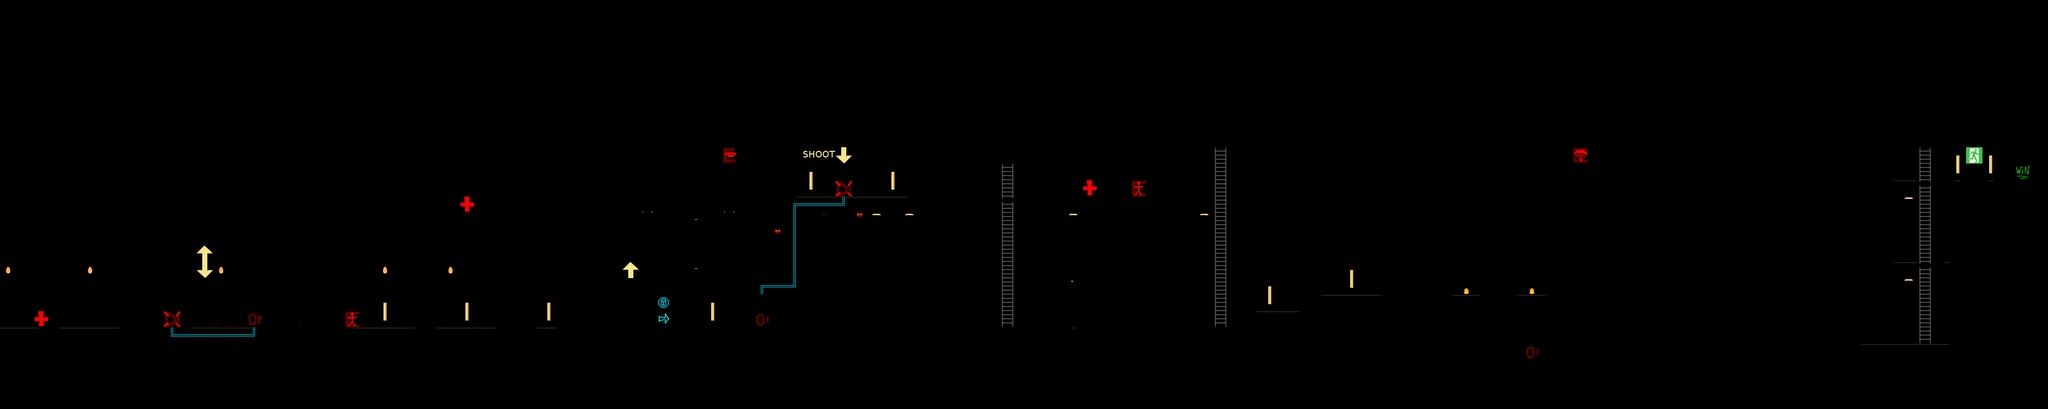

A level layout from a 2D game, rendered from its tile map. Below: a short description, then the map file with tile-grid data replaced by summaries:
An orthogonal 125x25 tile map with 32x32 px tiles, 5 tile layers (behind, collision, declayer, miscLayer, ...).

<map version="1.0" orientation="orthogonal" width="125" height="25" tilewidth="32" tileheight="32">
 <tileset firstgid="1" name="tilemapnew1" tilewidth="32" tileheight="32">
  <image source="tilemapnew1.png" trans="fe00fe" width="1024" height="1024" />
  <tile id="29">
   <properties>
    <property name="enemyspawn" value="drone" />
   </properties>
  </tile>
  <tile id="30">
   <properties>
    <property name="enemyspawn" value="paratrooper" />
   </properties>
  </tile>
  <tile id="31">
   <properties>
    <property name="enemyspawn" value="footsoldier" />
   </properties>
  </tile>
  <tile id="52">
   <properties>
    <property name="solid" value="solid" />
   </properties>
  </tile>
  <tile id="54">
   <properties>
    <property name="solid" value="solid" />
   </properties>
  </tile>
  <tile id="63">
   <properties>
    <property name="destroyable" value="1" />
   </properties>
  </tile>
  <tile id="64">
   <properties>
    <property name="solid" value="solid" />
   </properties>
  </tile>
  <tile id="87">
   <properties>
    <property name="solid" value="solid" />
   </properties>
  </tile>
  <tile id="94">
   <properties>
    <property name="item" value="health" />
   </properties>
  </tile>
  <tile id="95">
   <properties>
    <property name="door" value="1" />
   </properties>
  </tile>
  <tile id="127">
   <properties>
    <property name="destroyable" value="2" />
   </properties>
  </tile>
  <tile id="134">
   <properties>
    <property name="solid" value="" />
   </properties>
  </tile>
  <tile id="159">
   <properties>
    <property name="door" value="2" />
   </properties>
  </tile>
  <tile id="169">
   <properties>
    <property name="platform" value="" />
   </properties>
  </tile>
  <tile id="170">
   <properties>
    <property name="solid" value="" />
   </properties>
  </tile>
  <tile id="173">
   <properties>
    <property name="platform" value="platform" />
   </properties>
  </tile>
  <tile id="174">
   <properties>
    <property name="platform" value="platform" />
   </properties>
  </tile>
  <tile id="175">
   <properties>
    <property name="platform" value="platform" />
   </properties>
  </tile>
  <tile id="176">
   <properties>
    <property name="platform" value="platform" />
   </properties>
  </tile>
  <tile id="177">
   <properties>
    <property name="platform" value="platform" />
   </properties>
  </tile>
  <tile id="178">
   <properties>
    <property name="platform" value="" />
   </properties>
  </tile>
  <tile id="191">
   <properties>
    <property name="levelcomplete" value="" />
   </properties>
  </tile>
  <tile id="256">
   <properties>
    <property name="solid" value="solid" />
   </properties>
  </tile>
  <tile id="257">
   <properties>
    <property name="solid" value="solid" />
   </properties>
  </tile>
  <tile id="258">
   <properties>
    <property name="solid" value="solid" />
   </properties>
  </tile>
  <tile id="264">
   <properties>
    <property name="solid" value="solid" />
   </properties>
  </tile>
  <tile id="265">
   <properties>
    <property name="solid" value="" />
   </properties>
  </tile>
  <tile id="266">
   <properties>
    <property name="solid" value="" />
   </properties>
  </tile>
  <tile id="267">
   <properties>
    <property name="solid" value="" />
   </properties>
  </tile>
  <tile id="268">
   <properties>
    <property name="solid" value="" />
   </properties>
  </tile>
  <tile id="269">
   <properties>
    <property name="solid" value="" />
   </properties>
  </tile>
  <tile id="270">
   <properties>
    <property name="solid" value="" />
   </properties>
  </tile>
  <tile id="307">
   <properties>
    <property name="ladder" value="ladder" />
   </properties>
  </tile>
  <tile id="339">
   <properties>
    <property name="ladder" value="" />
    <property name="platform" value="" />
   </properties>
  </tile>
 </tileset>
 <layer name="behind" width="125" height="25">
  <data>[3125 cells, 2 non-empty, 1 distinct tile ids]</data>
 </layer>
 <layer name="collision" width="125" height="25">
  <data>[3125 cells, 591 non-empty, 65 distinct tile ids]</data>
 </layer>
 <layer name="declayer" width="125" height="25">
  <data>[3125 cells, 32 non-empty, 12 distinct tile ids]</data>
 </layer>
 <layer name="miscLayer" width="125" height="25">
  <data>[3125 cells, 21 non-empty, 14 distinct tile ids]</data>
 </layer>
 <layer name="top" width="125" height="25">
  <data>[3125 cells, 4 non-empty, 4 distinct tile ids]</data>
 </layer>
</map>
